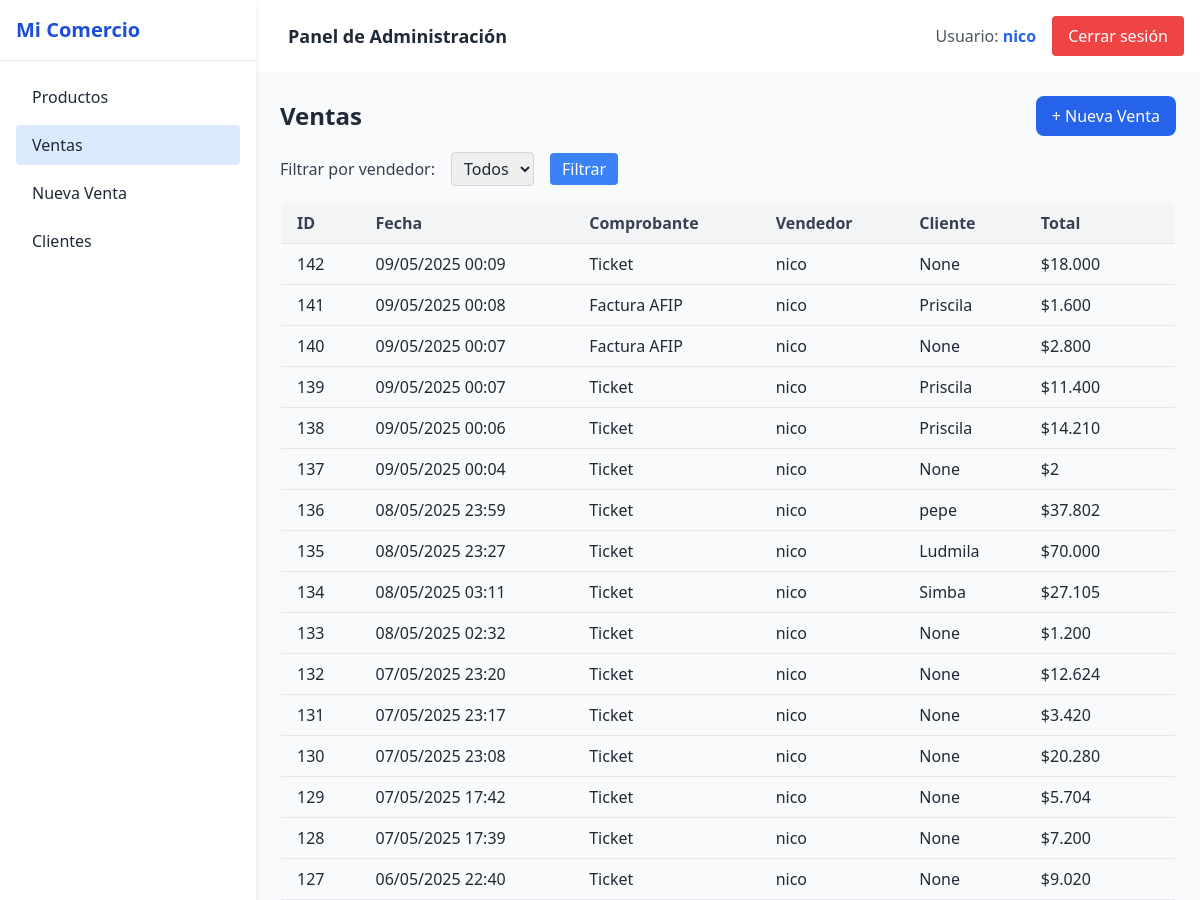
The app's page /ventas/ (signed in, upper part), older data.
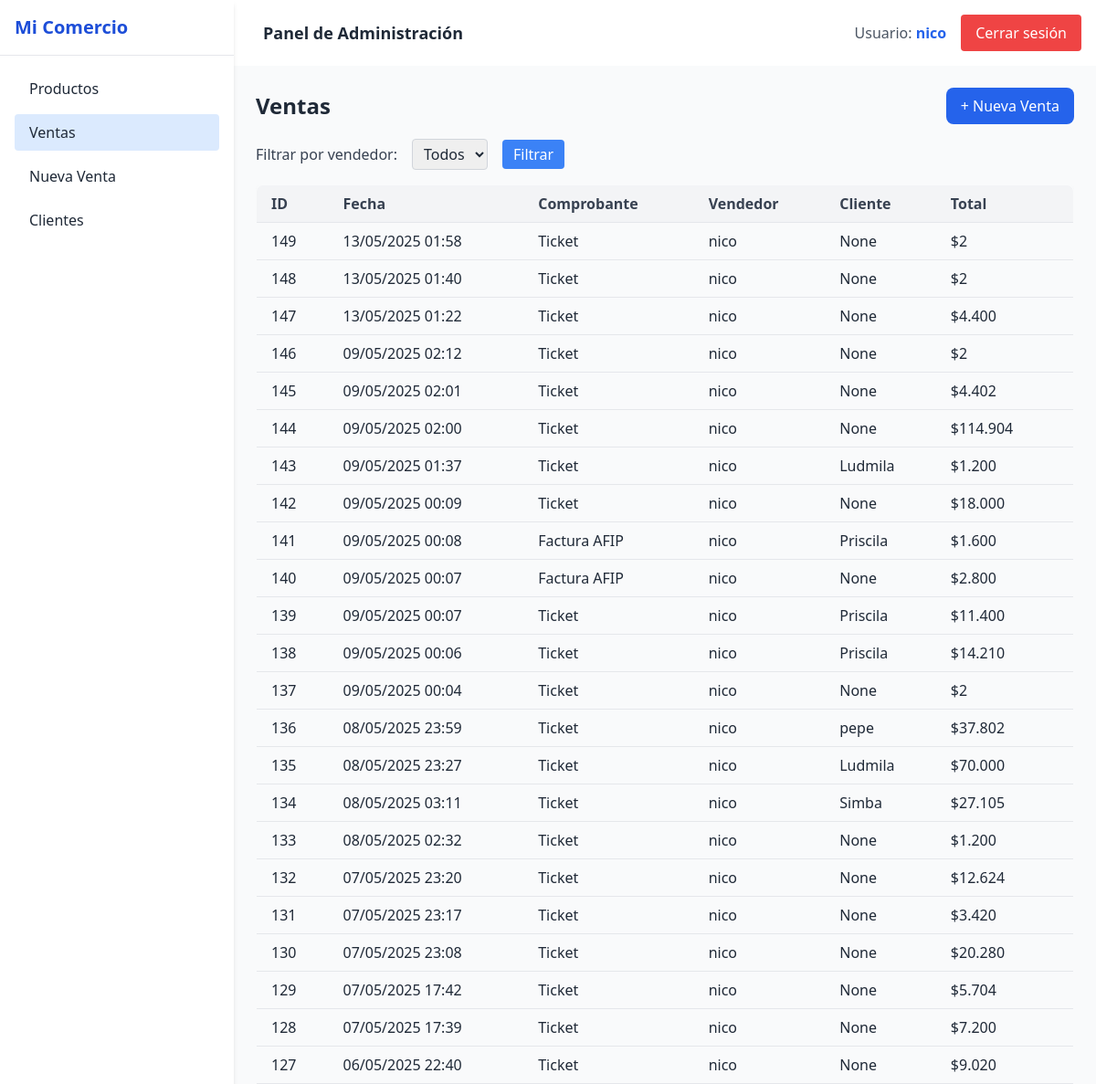
The same page, newer data.
### ventas/models.py (models this page shows, shortened)
class Venta(models.Model):
    fecha = models.DateTimeField(default=timezone.now)
    cliente = models.ForeignKey(Cliente, on_delete=models.SET_NULL, null=True, blank=True)
    total = models.DecimalField(max_digits=10, decimal_places=2, default=0)
    usuario = models.ForeignKey(Usuario, on_delete=models.SET_NULL, null=True)
    empresa = models.ForeignKey(Empresa, on_delete=models.CASCADE)
    cuenta_corriente = models.BooleanField(default=False)
    tipo_comprobante = models.CharField(
        max_length=20,
        choices=TIPO_COMPROBANTE_CHOICES,
        default='ticket'
    )
    TIPO_PAGO_CHOICES = [
        ('EF', 'Efectivo'),
        ('MP', 'QR (Mercado Pago)'),
        ('DN', 'QR (Cuenta DNI)'),
        ('TJ', 'Tarjeta'),
        ('TR', 'Transferencia'),
    ]
    tipo_pago = models.CharField(
        max_length=2,
        choices=TIPO_PAGO_CHOICES,
        default='EF'
    )

class Cliente(models.Model):
    nombre = models.CharField(max_length=100)
    cuit = models.CharField(max_length=20, blank=True, null=True)
    direccion = models.CharField(max_length=200, blank=True, null=True)
    saldo = models.DecimalField(default=0, max_digits=10, decimal_places=2)
    cuenta_corriente = models.BooleanField(default=True)
    condicion_iva = models.CharField(max_length=50, choices=[
        ('RI', 'Responsable Inscripto'),
        ('MT', 'Monotributista'),
        ('CF', 'Consumidor Final'),
        ('EX', 'Exento'),
    ], default='CF')
    empresa = models.ForeignKey(Empresa, on_delete=models.CASCADE)
    def __str__(self):
        return self.nombre

### usuarios/models.py (models this page shows, shortened)
class Usuario(AbstractUser):
    empresa = models.ForeignKey(Empresa, on_delete=models.CASCADE, null=True, blank=True)
    empresa = models.ForeignKey(Empresa, on_delete=models.CASCADE, null=True, blank=True)

### ventas/views.py (the view)
# urls.py: path('', views.lista_ventas, name='lista_ventas'),
@login_required
def lista_ventas(request):
    ventas = Venta.objects.filter(empresa=request.user.empresa).order_by('-fecha')
    usuario_id = request.GET.get('usuario')
    if usuario_id:
        ventas = ventas.filter(usuario_id=usuario_id)
    Usuario = get_user_model()
    usuarios = Usuario.objects.filter(empresa=request.user.empresa)
    return render(request, 'ventas/lista_ventas.html', {
        'ventas': ventas,
        'usuarios': usuarios,
        'usuario_seleccionado': usuario_id,
    })

### productos/templatetags/custom_filters.py (called while the page is built)
@register.filter
def formato_precio(value):
    if value is None:
        return ''
    return number_format(value, force_grouping=True).replace(',', '.')

### ventas/templates/ventas/lista_ventas.html (shortened to what this page needs)
{% extends 'base.html' %}
{% load custom_filters %}
{% block content %}
<div class="flex items-center justify-between mb-4">
    <h2 class="text-2xl font-bold text-gray-800">Ventas</h2>
    <a href="{% url 'nueva_venta' %}" class="bg-blue-600 text-white px-4 py-2 rounded-lg hover:bg-blue-700">
        + Nueva Venta
    </a>
</div>
<form method="get" class="mb-4 flex items-center space-x-4">
    <label for="usuario" class="text-gray-700">Filtrar por vendedor:</label>
    <select name="usuario" id="usuario" class="border border-gray-300 rounded px-2 py-1">
        <option value="">Todos</option>
    </select>
    <button type="submit" class="bg-blue-500 text-white px-3 py-1 rounded hover:bg-blue-600">
        Filtrar
    </button>
</form>
{% if ventas %}
<div class="overflow-x-auto">
    <table class="w-full table-auto border border-gray-200 shadow-md rounded-lg overflow-hidden">
        <thead class="bg-gray-100 text-gray-700">
            <tr>
                <th class="px-4 py-2 text-left">ID</th>
                <th class="px-4 py-2 text-left">Fecha</th>
                <th class="px-4 py-2 text-left">Comprobante</th>
                <th class="px-4 py-2 text-left">Vendedor</th>
                <th class="px-4 py-2 text-left">Cliente</th>
                <th class="px-4 py-2 text-left">Total</th>
            </tr>
        </thead>
        <tbody>
            {% for v in ventas %}
            <tr class="border-t border-gray-200 hover:bg-gray-50">
                <td class="px-4 py-2">
                    <a href="{% url 'detalle_venta' v.id %}" class="block w-full h-full">
                        {{ v.id }}
                    </a>
                </td>
                <td class="px-4 py-2">
                    <a href="{% url 'detalle_venta' v.id %}" class="block w-full h-full">
                        {{ v.fecha|date:"d/m/Y H:i" }}
                    </a>
                </td>
                <td class="px-4 py-2">
                    {% if v.tipo_comprobante == "factura_afip" %}
                      Factura AFIP
                    {% else %}
                      Ticket
                    {% endif %}
                  </td>
                <td class="px-4 py-2">
                    <a href="{% url 'detalle_venta' v.id %}" class="block w-full h-full">
                        {{ v.usuario.get_full_name|default:v.usuario.username }}
                    </a>
                </td>
                <td class="px-4 py-2">
                    <a href="{% url 'detalle_venta' v.id %}" class="block w-full h-full">
                        {{ v.cliente }}
                    </a>
                </td>
                <td class="px-4 py-2">
                    <a href="{% url 'detalle_venta' v.id %}" class="block w-full h-full">
                        ${{ v.total|floatformat:0|formato_precio }}
                    </a>
                </td>
            </tr>
            {% endfor %}
        </tbody>
    </table>
</div>
{% else %}
<p class="text-gray-600 mt-4">No hay ventas registradas.</p>
{% endif %}
{% endblock %}

Row changes from the older to the newer data that the page shows:
added Venta: id "149", fecha "13/05/2025 01:58", tipo_comprobante "Ticket", usuario.get_full_name "nico", cliente "None", total "2"
added Venta: id "148", fecha "13/05/2025 01:40", tipo_comprobante "Ticket", usuario.get_full_name "nico", cliente "None", total "2"
added Venta: id "147", fecha "13/05/2025 01:22", tipo_comprobante "Ticket", usuario.get_full_name "nico", cliente "None", total "4.400"
added Venta: id "146", fecha "09/05/2025 02:12", tipo_comprobante "Ticket", usuario.get_full_name "nico", cliente "None", total "2"
added Venta: id "145", fecha "09/05/2025 02:01", tipo_comprobante "Ticket", usuario.get_full_name "nico", cliente "None", total "4.402"
added Venta: id "144", fecha "09/05/2025 02:00", tipo_comprobante "Ticket", usuario.get_full_name "nico", cliente "None", total "114.904"
added Venta: id "143", fecha "09/05/2025 01:37", tipo_comprobante "Ticket", usuario.get_full_name "nico", cliente "Ludmila", total "1.200"
